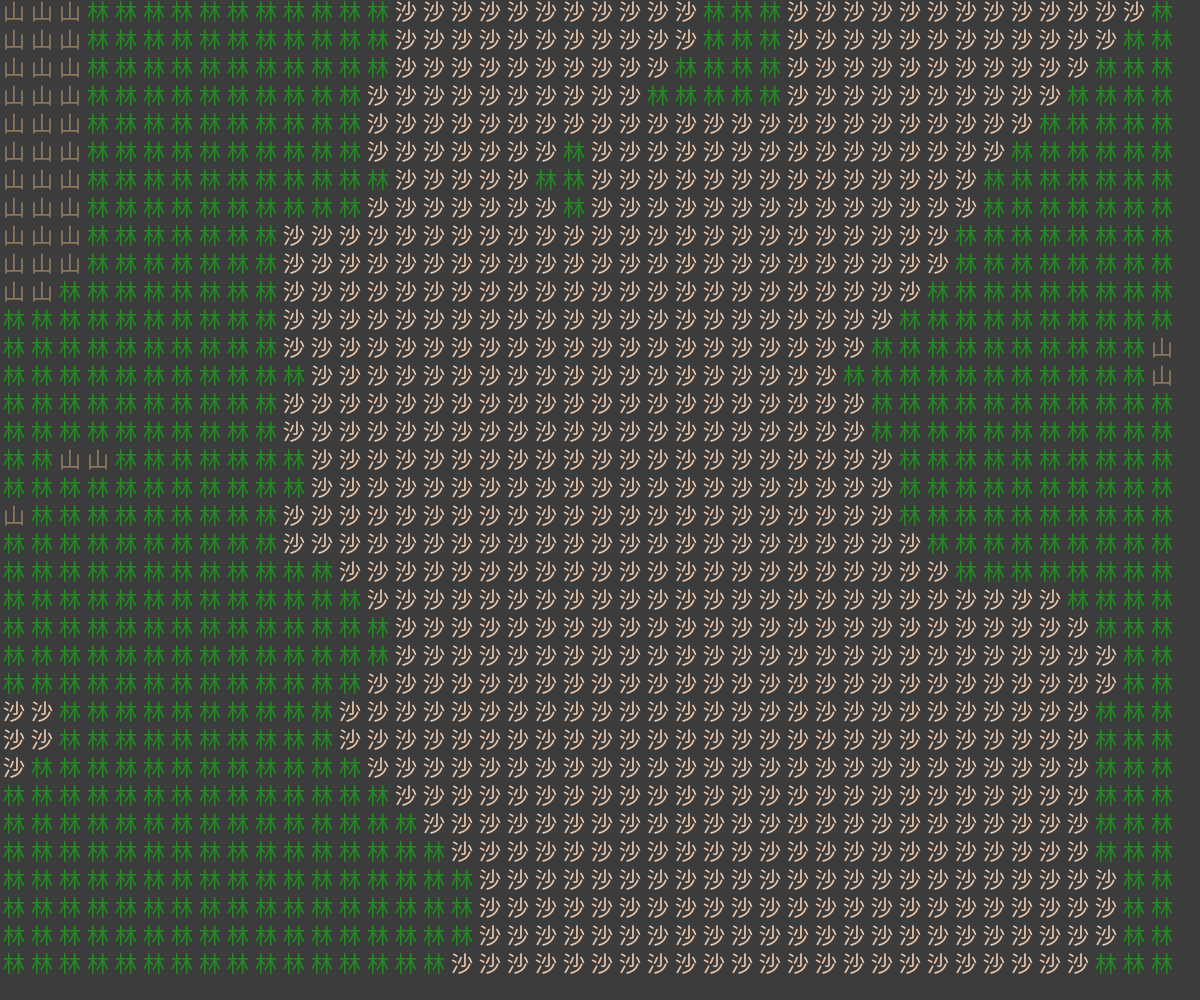
Frame 1 (no input)
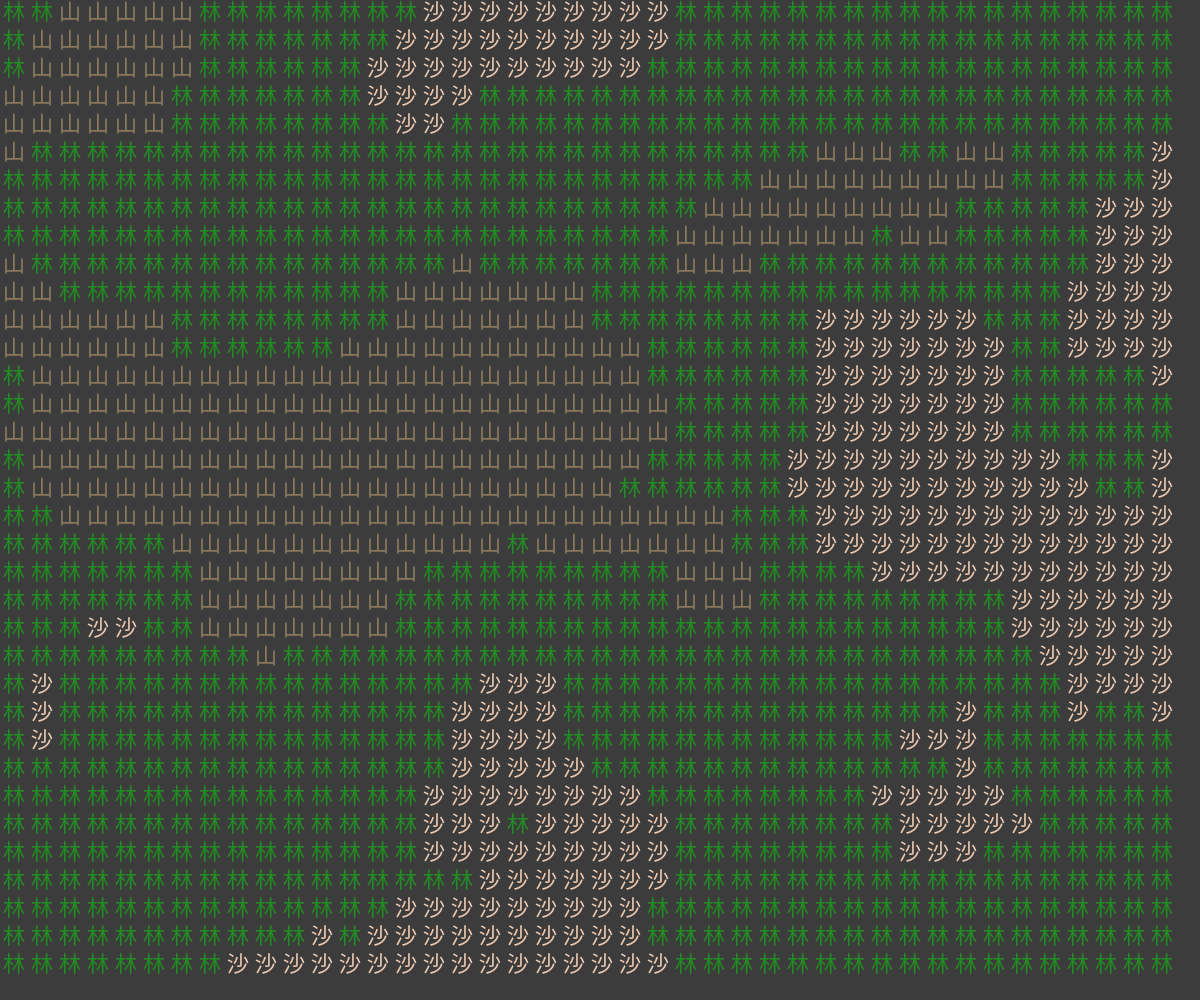
Frame 60 (no input)
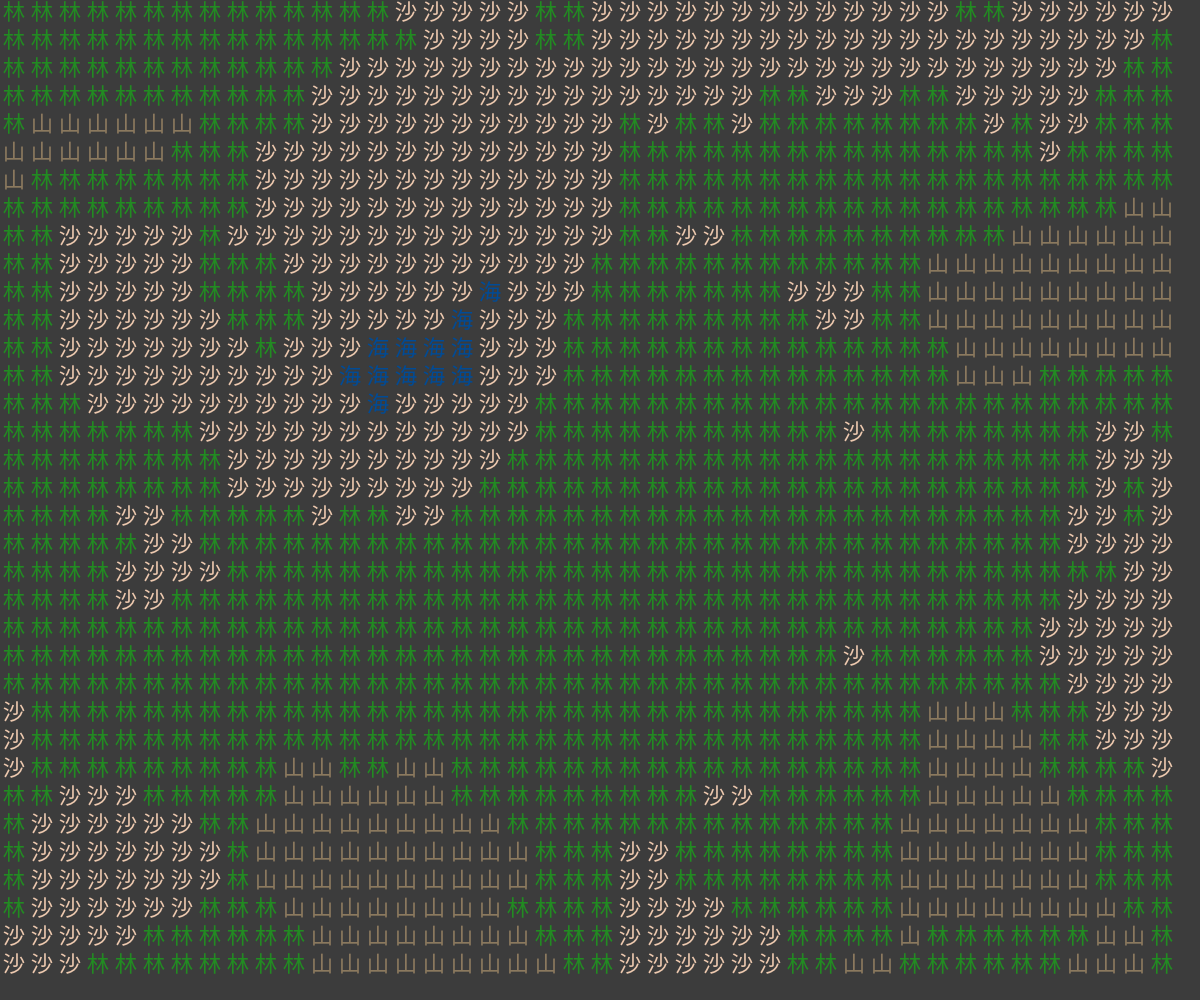
Frame 120 (the mouse pressed at the canvas centre since frame 60)

The p5.js sketch that drew these frames (run headless with seeded random() and noise() and a simulated clock; from frame 60 on, the mouse is pressed at the canvas centre):

// p5.js sketch
// ── sketch.js
let sz = 28;
let rows = 160;
let cols = 160;
let noiseScale = 0.039;
let nsp = 0.0005;
let off = 0;

// Define terrain characters and colors for reference
let terrains;

function setup() {
  createCanvas(windowWidth, windowHeight);
  pixelDensity(1);
  textAlign(CENTER, CENTER);
  textSize(sz * 0.8);
  textFont('Noto Sans SC'); // Good Chinese font if available
  noStroke();

  cols = floor(width / sz);
  rows = floor(height / sz);

  // Define terrain types with both Chinese characters and colors (for reference)
  terrains = [
    { char: '海', color: color(0, 75, 150) },    // Sea
    { char: '沙', color: color(237, 201, 175) }, // Sand
    { char: '林', color: color(34, 139, 34) },   // Forest
    { char: '山', color: color(139, 121, 94) },  // Mountain
    { char: '雪', color: color(255, 250, 250) }  // Snow
  ];
}

function draw() {
  background(60);

  for (let y = 0; y < rows; y++) {
    for (let x = 0; x < cols; x++) {
      let nx = noiseScale * x + off;
      let ny = noiseScale * y;
      let noiseVal = noise(nx, ny);
      let colind = floor(map(noiseVal, 0, 1, 0, terrains.length));
      let t = terrains[colind];

      fill(t.color);
      text(t.char, x * sz + sz / 2, y * sz + sz / 2);
    }
  }

  // Animate the noise scale for subtle morphing
  noiseScale += nsp;
  if (noiseScale > 0.1 || noiseScale < 0.002) {
    nsp *= -1;
  }
  off += 0.03;
}
